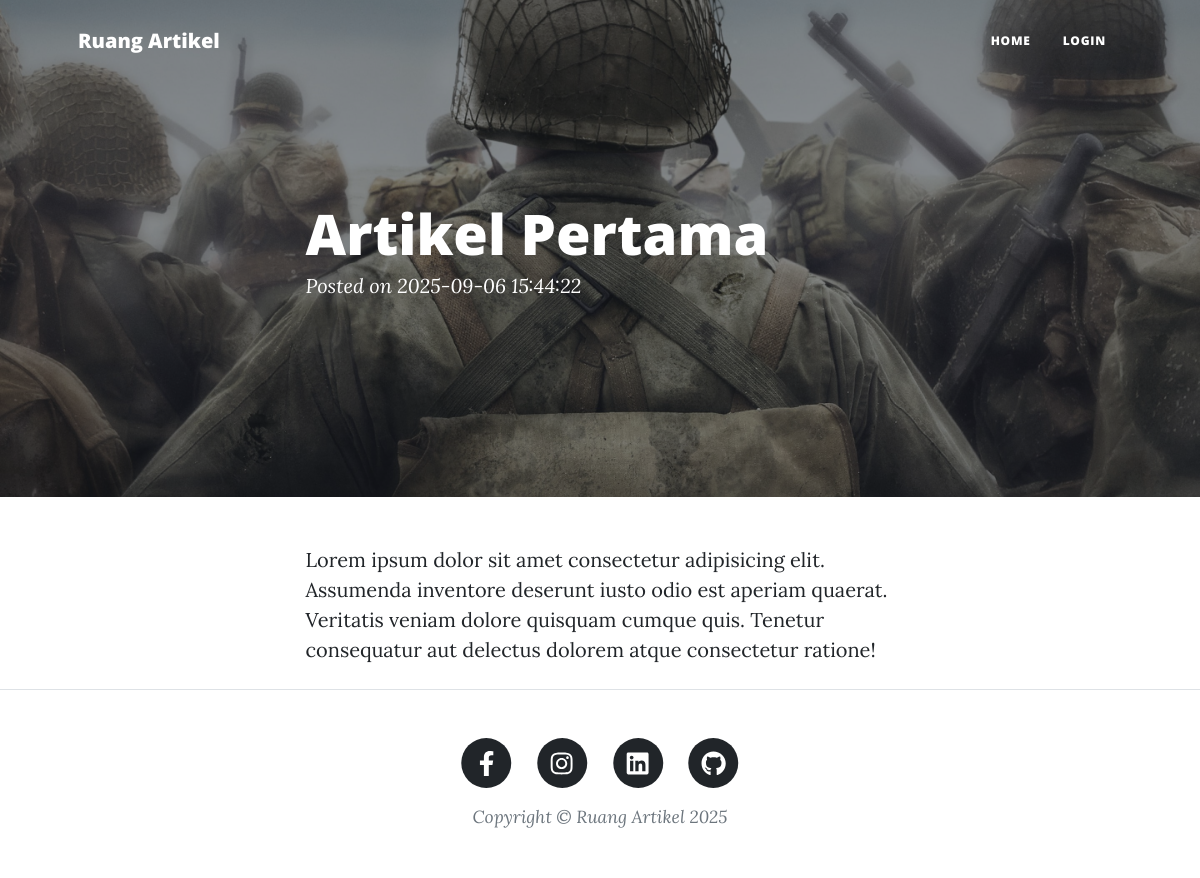
The page /index.php/blog/detail/First-Artikel on the database its author committed.
### tables this page shows
CREATE TABLE `blog` (
  `id` int(11) NOT NULL,
  `title` varchar(255) NOT NULL,
  `content` text NOT NULL,
  `url` varchar(255) NOT NULL,
  `cover` varchar(255) NOT NULL,
  `date` timestamp NOT NULL DEFAULT current_timestamp() ON UPDATE current_timestamp()
);

### application/controllers/blog.php (called while the page is built, shortened)
<?php
class blog extends CI_Controller{
    public function __construct()
    {
        $this->load->model('blog_model');
        $this->load->library('session');
    }
    public function detail($url)
    {
        $query = $this->blog_model->getsingleblog('url', $url);
        $data['blog']= $query->row_array();
        $this->load->view('detail', $data);
    }
}

### index.php (called while the page is built, shortened)
<?php
require_once BASEPATH.'core/CodeIgniter.php';

### application/models/blog_model.php (called while the page is built, shortened)
<?php
class blog_model extends CI_Model{
    public function getsingleblog($field, $value)
    {
    $this->db->where($field, $value);
    return $this->db->get('blog');
    }
}

### application/views/detail.php (the view, shortened to what this page needs)
<?php
if(empty($blog['cover']))
$cover = base_url() .'assets/assets/img/post-bg.jpg';
else
$cover = base_url() .'uploads/'. $blog['cover'];
?>
<header class="masthead" style="background-image: url('<?php echo $cover; ?>')">
    <div class="container position-relative px-4 px-lg-5">
        <div class="row gx-4 gx-lg-5 justify-content-center">
            <div class="col-md-10 col-lg-8 col-xl-7">
                <div class="post-heading">
                    <h1><?php echo $blog['title']; ?></h1>
                    <span class="meta">
                        Posted on <?php echo $blog['date'];?>
                    </span>
                </div>
            </div>
        </div>
    </div>
</header>
<article class="mb-4">
    <div class="container px-4 px-lg-5">
        <div class="row gx-4 gx-lg-5 justify-content-center">
            <div class="col-md-10 col-lg-8 col-xl-7">
                <?php echo $blog['content']; ?>
            </div>
        </div>
    </div>
</article>

### rows shown on the page
blog: cover (picture), title "Artikel Pertama", date "2025-09-06 15:44:22", content "Lorem ipsum dolor sit amet consectetur adipisicing elit. Assumenda inventore deserunt iusto odio est aperiam quaerat. Veritatis veniam dolore quisquam cumque quis. Tenetur consequatur aut delectus dolorem atque consectetur ratione!"
